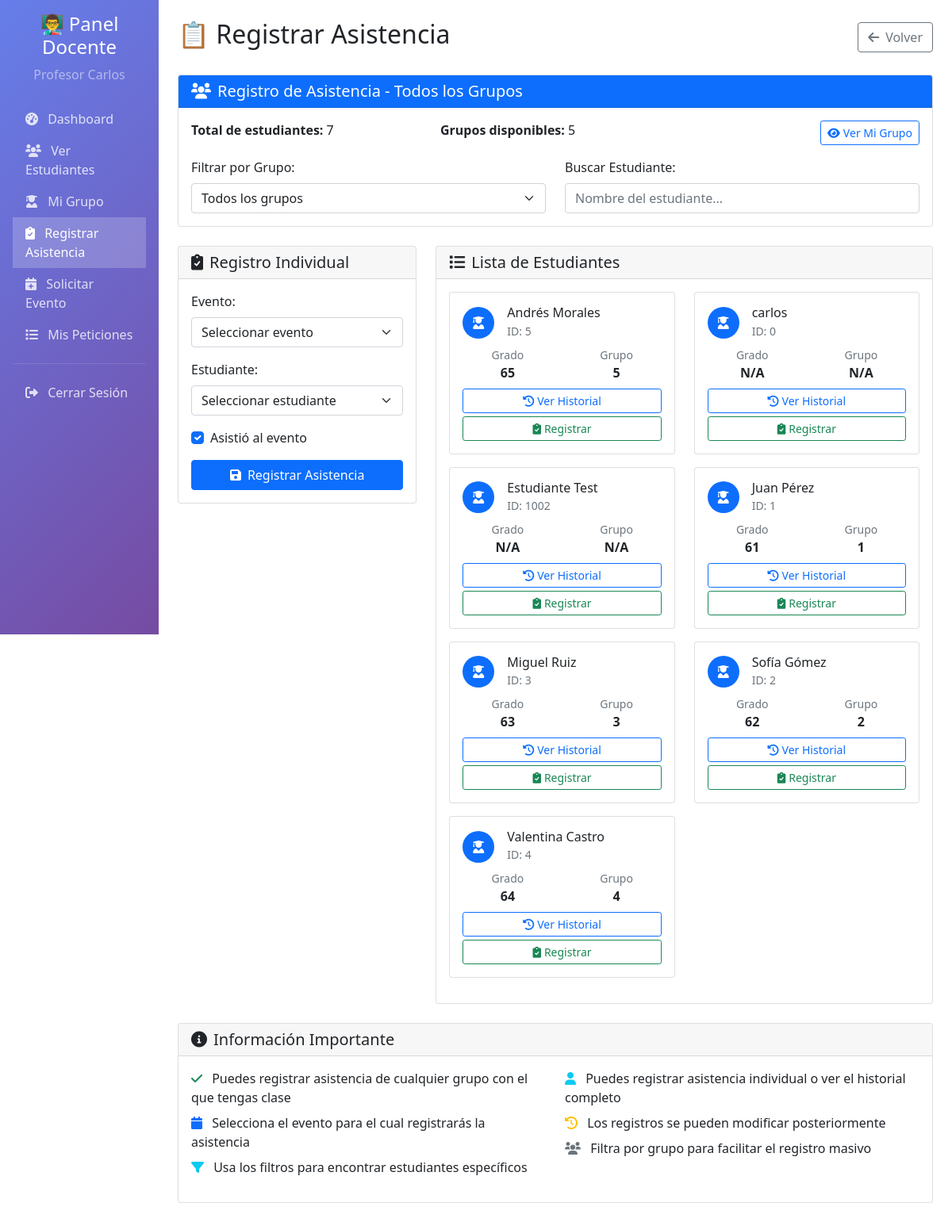
The page /public/index.php?accion=registrar_asistencia_docente (signed in) on the database its author committed.
### tables this page shows
CREATE TABLE `persona` (
  `id_user` int(10) NOT NULL,
  `foto_persona` varchar(150) DEFAULT NULL,
  `nom_user` varchar(150) DEFAULT NULL,
  `ciudad` varchar(2) DEFAULT NULL,
  `telef_user` int(9) DEFAULT NULL,
  `correo_user` varchar(30) DEFAULT NULL,
  `contrasena_user` varchar(10) DEFAULT NULL,
  `cod_grado` int(2) DEFAULT NULL,
  `grupo` int(1) DEFAULT NULL,
  `cc_acudiente` int(10) DEFAULT NULL,
  `nom_acudiente` varchar(50) DEFAULT NULL,
  `telef_acudiente` int(10) DEFAULT NULL,
  `telef_acudiente_dos` int(10) DEFAULT NULL,
  `correo_acudiente` varchar(50) DEFAULT NULL,
  `tipo_persona` varchar(3) DEFAULT NULL,
  `fecha_creacion` datetime DEFAULT NULL,
  `fecha_edicion` datetime DEFAULT NULL,
  `codigo_qr` varchar(255) DEFAULT NULL
);

### src/controllers/DocenteController.php (called while the page is built, shortened)
<?php
class DocenteController {
    private $pdo;
    public function __construct($pdo) {
        $this->pdo = $pdo;
    }
    public function getAllEstudiantes() {
        try {
            $stmt = $this->pdo->prepare("
                SELECT * FROM persona
                WHERE tipo_persona = 'EST'
                ORDER BY nom_user
            ");
            $stmt->execute();
            return $stmt->fetchAll();
        } catch (Exception $e) {
            error_log("Error obteniendo estudiantes: " . $e->getMessage());
            return [];
        }
    }
    public function getGruposDisponibles() {
        try {
            $stmt = $this->pdo->prepare("
                SELECT DISTINCT grupo FROM persona
                WHERE tipo_persona = 'EST' AND grupo IS NOT NULL
                ORDER BY grupo
            ");
            $stmt->execute();
            return $stmt->fetchAll(PDO::FETCH_COLUMN);
        } catch (Exception $e) {
            error_log("Error obteniendo grupos: " . $e->getMessage());
            return [];
        }
    }
}
?>

### src/vistas/docente/registrar_asistencia.php (the view, shortened to what this page needs)
<?php
require_once '../src/controllers/DocenteController.php';
$docenteController = new DocenteController($pdo);
$grupos = $docenteController->getGruposDisponibles();
$estudiantes = $docenteController->getAllEstudiantes();
?>
<!DOCTYPE html>
<html lang="es">
<head>
    <link href="https://cdn.jsdelivr.net/npm/bootstrap@5.1.3/dist/css/bootstrap.min.css" rel="stylesheet">
    <link href="https://cdnjs.cloudflare.com/ajax/libs/font-awesome/6.0.0/css/all.min.css" rel="stylesheet">
</head>
<body>
<div class="container-fluid">
    <div class="row">
        <div class="col-md-3 col-lg-2 px-0">
            <div class="sidebar p-3">
                <div class="text-center mb-4">
                    <h4 class="text-white">👨‍🏫 Panel Docente</h4>
                    <p class="text-white-50"><?php echo $_SESSION['usuario_nombre']; ?></p>
                </div>
                <nav class="nav flex-column">
                    <a class="nav-link" href="index.php?accion=dashboard_docente">
                        <i class="fas fa-tachometer-alt me-2"></i> Dashboard
                    </a>
                    <a class="nav-link" href="index.php?accion=ver_estudiantes_docente">
                        <i class="fas fa-users me-2"></i> Ver Estudiantes
                    </a>
                    <a class="nav-link" href="index.php?accion=estudiantes_grupo_docente">
                        <i class="fas fa-user-graduate me-2"></i> Mi Grupo
                    </a>
                    <a class="nav-link active" href="index.php?accion=registrar_asistencia_docente">
                        <i class="fas fa-clipboard-check me-2"></i> Registrar Asistencia
                    </a>
                    <a class="nav-link" href="index.php?accion=solicitar_evento_docente">
                        <i class="fas fa-calendar-plus me-2"></i> Solicitar Evento
                    </a>
                    <a class="nav-link" href="index.php?accion=mis_peticiones_docente">
                        <i class="fas fa-list me-2"></i> Mis Peticiones
                    </a>
                    <hr class="text-white-50">
                    <a class="nav-link" href="index.php?accion=logout">
                        <i class="fas fa-sign-out-alt me-2"></i> Cerrar Sesión
                    </a>
                </nav>
            </div>
        </div>
        <div class="col-md-9 col-lg-10 p-4">
            <div class="d-flex justify-content-between align-items-center mb-4">
                <h2>📋 Registrar Asistencia</h2>
                <a href="index.php?accion=dashboard_docente" class="btn btn-outline-secondary">
                    <i class="fas fa-arrow-left me-2"></i>Volver
                </a>
            </div>
            <div class="card mb-4">
                <div class="card-header bg-primary text-white">
                    <h5 class="mb-0">
                        <i class="fas fa-users me-2"></i>Registro de Asistencia - Todos los Grupos
                    </h5>
                </div>
                <div class="card-body">
                    <div class="row">
                        <div class="col-md-4">
                            <p class="mb-1"><strong>Total de estudiantes:</strong> <?php echo count($estudiantes); ?></p>
                        </div>
                        <div class="col-md-4">
                            <p class="mb-1"><strong>Grupos disponibles:</strong> <?php echo count($grupos); ?></p>
                        </div>
                        <div class="col-md-4 text-end">
                            <a href="index.php?accion=estudiantes_grupo_docente" class="btn btn-outline-primary btn-sm">
                                <i class="fas fa-eye me-1"></i>Ver Mi Grupo
                            </a>
                        </div>
                    </div>
                    <div class="row mt-3">
                        <div class="col-md-6">
                            <label for="filtroGrupo" class="form-label">Filtrar por Grupo:</label>
                            <select class="form-select" id="filtroGrupo" onchange="filtrarPorGrupo(this.value)">
                                <option value="">Todos los grupos</option>
                            </select>
                        </div>
                        <div class="col-md-6">
                            <label for="buscarEstudiante" class="form-label">Buscar Estudiante:</label>
                            <input type="text" class="form-control" id="buscarEstudiante" placeholder="Nombre del estudiante...">
                        </div>
                    </div>
                </div>
            </div>
            <?php if (!empty($estudiantes)): ?>
            <div class="row">
                <div class="col-md-4">
                    <div class="card">
                        <div class="card-header">
                            <h5 class="mb-0">
                                <i class="fas fa-clipboard-check me-2"></i>Registro Individual
                            </h5>
                        </div>
                        <div class="card-body">
                            <form method="POST" action="">
                                <div class="mb-3">
                                    <label for="evento_id" class="form-label">Evento:</label>
                                    <select class="form-select" id="evento_id" name="evento_id" required>
                                        <option value="">Seleccionar evento</option>
                                    </select>
                                </div>
                                <div class="mb-3">
                                    <label for="estudiante_id" class="form-label">Estudiante:</label>
                                    <select class="form-select" id="estudiante_id" name="estudiante_id" required>
                                        <option value="">Seleccionar estudiante</option>
                                    </select>
                                </div>
                                <div class="mb-3">
                                    <div class="form-check">
                                        <input class="form-check-input" type="checkbox" id="asistio" name="asistio" checked>
                                        <label class="form-check-label" for="asistio">
                                            Asistió al evento
                                        </label>
                                    </div>
                                </div>
                                <button type="submit" class="btn btn-primary w-100">
                                    <i class="fas fa-save me-2"></i>Registrar Asistencia
                                </button>
                            </form>
                        </div>
                    </div>
                </div>
                <div class="col-md-8">
                    <div class="card">
                        <div class="card-header">
                            <h5 class="mb-0">
                                <i class="fas fa-list me-2"></i>Lista de Estudiantes
                            </h5>
                        </div>
                        <div class="card-body">
                            <div class="row">
                                <?php foreach ($estudiantes as $estudiante): ?>
                                <div class="col-md-6 mb-3">
                                    <div class="card attendance-card h-100">
                                        <div class="card-body">
                                            <div class="d-flex align-items-center mb-2">
                                                <div class="bg-primary text-white rounded-circle d-flex align-items-center justify-content-center me-3"
                                                     style="width: 40px; height: 40px;">
                                                    <i class="fas fa-user-graduate"></i>
                                                </div>
                                                <div>
                                                    <h6 class="mb-0"><?php echo htmlspecialchars($estudiante['nom_user']); ?></h6>
                                                    <small class="text-muted">ID: <?php echo $estudiante['id_user']; ?></small>
                                                </div>
                                            </div>
                                            <div class="row text-center mb-2">
                                                <div class="col-6">
                                                    <small class="text-muted d-block">Grado</small>
                                                    <strong><?php echo htmlspecialchars($estudiante['cod_grado'] ?? 'N/A'); ?></strong>
                                                </div>
                                                <div class="col-6">
                                                    <small class="text-muted d-block">Grupo</small>
                                                    <strong><?php echo htmlspecialchars($estudiante['grupo'] ?? 'N/A'); ?></strong>
                                                </div>
                                            </div>
                                            <div class="d-grid gap-1">
                                                <a href="index.php?accion=ver_historial_estudiante_docente&id=<?php echo $estudiante['id_user']; ?>"
                                                   class="btn btn-outline-primary btn-sm">
                                                    <i class="fas fa-history me-1"></i>Ver Historial
                                                </a>
                                                <a href="index.php?accion=registrar_asistencia_estudiante_docente&id=<?php echo $estudiante['id_user']; ?>"
                                                   class="btn btn-outline-success btn-sm">
                                                    <i class="fas fa-clipboard-check me-1"></i>Registrar
                                                </a>
                                            </div>
                                        </div>
                                    </div>
                                </div>
                                <?php endforeach; ?>
                            </div>
                        </div>
                    </div>
                </div>
            </div>
            <div class="row mt-4">
                <div class="col-12">
                    <div class="card">
                        <div class="card-header">
                            <h5 class="mb-0">
                                <i class="fas fa-info-circle me-2"></i>Información Importante
                            </h5>
                        </div>
                        <div class="card-body">
                            <div class="row">
                                <div class="col-md-6">
                                    <ul class="list-unstyled">
                                        <li class="mb-2">
                                            <i class="fas fa-check text-success me-2"></i>
                                            Puedes registrar asistencia de cualquier grupo con el que tengas clase
                                        </li>
                                        <li class="mb-2">
                                            <i class="fas fa-calendar text-primary me-2"></i>
                                            Selecciona el evento para el cual registrarás la asistencia
                                        </li>
                                        <li class="mb-2">
                                            <i class="fas fa-filter text-info me-2"></i>
                                            Usa los filtros para encontrar estudiantes específicos
                                        </li>
                                    </ul>
                                </div>
                                <div class="col-md-6">
                                    <ul class="list-unstyled">
                                        <li class="mb-2">
                                            <i class="fas fa-user text-info me-2"></i>
                                            Puedes registrar asistencia individual o ver el historial completo
                                        </li>
                                        <li class="mb-2">
                                            <i class="fas fa-history text-warning me-2"></i>
                                            Los registros se pueden modificar posteriormente
                                        </li>
                                        <li class="mb-2">
                                            <i class="fas fa-users text-secondary me-2"></i>
                                            Filtra por grupo para facilitar el registro masivo
                                        </li>
                                    </ul>
                                </div>
                            </div>
                        </div>
                    </div>
                </div>
            </div>
            <?php endif; ?>
        </div>
    </div>
</div>
</body>
</html>

### src/vistas/docente/registrar_asistencia.php (style rules this page uses)
.sidebar { min-height: 100vh; background: linear-gradient(135deg, #667eea 0%, #764ba2 100%); }
.nav-link { color: rgba(255,255,255,0.8); transition: all 0.3s; }
.nav-link.active { background-color: rgba(255,255,255,0.2); color: white; }
.attendance-card { transition: transform 0.3s; }

### rows shown on the page
persona: nom_user "Andrés Morales", id_user "5", cod_grado "65", grupo "5"
persona: nom_user "carlos", id_user "0", cod_grado "N/A", grupo "N/A"
persona: nom_user "Estudiante Test", id_user "1002", cod_grado "N/A", grupo "N/A"
persona: nom_user "Juan Pérez", id_user "1", cod_grado "61", grupo "1"
persona: nom_user "Miguel Ruiz", id_user "3", cod_grado "63", grupo "3"
persona: nom_user "Sofía Gómez", id_user "2", cod_grado "62", grupo "2"
persona: nom_user "Valentina Castro", id_user "4", cod_grado "64", grupo "4"

### other values the page prints
$_SESSION['usuario_nombre'] "Profesor Carlos"
count($estudiantes) "7"
count($grupos) "5"
